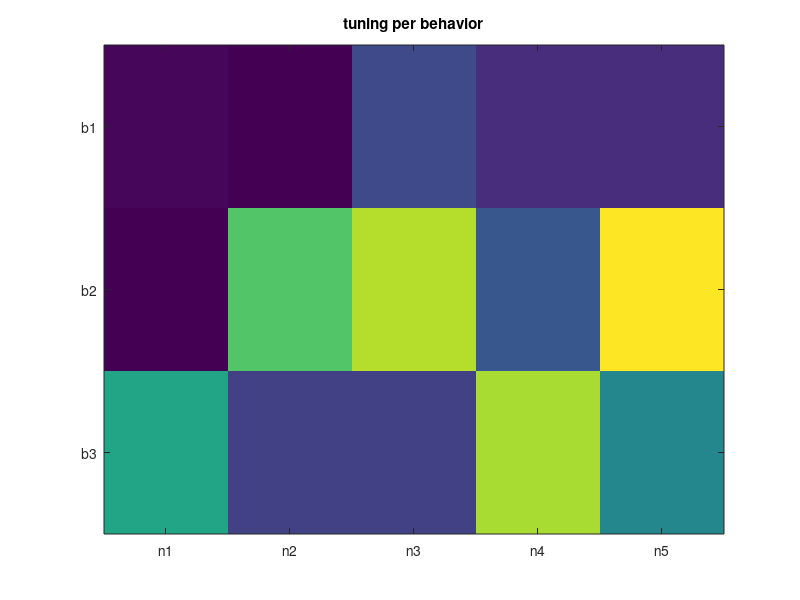

Reproduce this figure in MATLAB.
%% Example code for how to fit MLE models to poission neuron data

%Running Notes: Will probably put this into SimNeuronChecks later, but
%separate for now for development.  Also this is just slapped together,
%will come back for more interesting simulations later on.

%% Set duration and other important parameters
%2022-03-02 NOTE: don't use all this yet
    %Timing parameters

    t_res = .001; % Start with milisecond resolution

    T = 300; %Start with just 5 minutes of recording

    t = 0:t_res:T;

    num_samples = length(t);


    %Behavior simulation parameters

    n_behaviors = 3;

    boi = 1:n_behaviors;

    unidis = 1; %For now simulate as if each behavior occurs with equal frequency to avoid having to subsample

    %Neuronal simulation parameters

    n_neurons = 5;

    as_process = 1; %Toggle whether to just simulate poisson neurons with a single lambda
    %Or to stimulate a poission process where lambdas are drawn for each frame
    %(think GLM).  Process will take longer to simulate I think

    fullrand = 0; %Toggle whether have neurons that are tuned to different catagories or not.

    %Binning parameters

    %100ms, 500ms, 1s, 2s, 5s

    binning = [.1 .5 1 2 5]*1/t_res; %convert time to indices
    
    %% A quite crap simulations
    %This doesn't work to illustrate the point I want yet...
    %Need to change how tuning is implemented.
    
    %Very basic situation, each behavior last 1/3 of session
    behav_vec = [ones(T/n_behaviors,1); ones(T/n_behaviors,1)*2; ones(T/n_behaviors,1)*3];
    
    spikes = nan(length(behav_vec),n_neurons);
    
    chunk = T/n_behaviors; %just for convenience for simulations
    
    gt_tuning = zeros(n_behaviors,n_neurons); %ground truth tuning
    
    fr_base = 10;
    tuning_bump = 5; %spike count bump to lambda (additive)
    
    for n = 1:n_neurons
        
        gt_tuning(randi(3),n) = 1; %Randomly tune neuron to one behavior
        
        for b = 1:n_behaviors
            
            lambda_temp = fr_base + tuning_bump*gt_tuning(b,n);
            
            gt_tuning(b,n) = lambda_temp; %save lambda value instead of 1 or 0
            
            %just being lazy otherwise this would be indexed by when
            %behavior occured
            spikes(1+chunk*(b-1):chunk*b,n) = poissrnd(gt_tuning(b,n),chunk,1);            
            
        end
        
        
    end
    
    expected_baseline = mean(gt_tuning); %expect baseline below to be average of underlying lambdas
    %lambda_hat_behavs below should be close to gt_tunning
    
    %% Actual method stuff
    %Fit Poisson
    %hat because we are getting it from the fit
    
   lambda_hat_baseline = nan(1,n_neurons); %Just doing whole session as baseline
   lambda_hb_ci = nan(2,n_neurons); %confidence interval for above
   lambda_hat_behav = nan(n_behaviors,n_neurons); %One for each behavior for each neuron
   lambda_hbeh_ci = nan(2,n_behaviors,n_neurons); %confidence interval for above
    for n = 1:n_neurons
        
        [lambda_hat_baseline(1,n), lambda_hb_ci(:,n)] = poissfit(spikes(:,n));
        
        for b = 1:n_behaviors
        [lambda_hat_behav(b,n), lambda_hbeh_ci(:,b,n)] = poissfit(spikes(1+chunk*(b-1):chunk*b,n));
        end
    
    end
    
    
  %Manual wald test (pulled from my previous work)
    
  %Review logic behind (i.e. my manuscript) this but go from 95% ci to se using below
  lambda_hb_se = diff(lambda_hb_ci)/2/1.96;
  lambda_hbeh_se = diff(lambda_hbeh_ci)/2/1.96; %Get width of confidence interval, scale back to se
  
  %Wiki https://en.wikipedia.org/wiki/Wald_test for formula until I explain
  %via manuscript.  sqW is wald statistic on asym z
  
  sqW = nan(size(lambda_hat_behav));
  
 %This almost certainly doesn't need to be for loops but I am a bit tired
 %to make something cute with the matrix math
 
 for n = 1:n_neurons
     for b = 1:n_behaviors
         
         sqW(b,n) = (lambda_hat_behav(b,n) - lambda_hat_baseline(1,n))./sqrt(lambda_hbeh_se(1,b,n).^2 + lambda_hb_se(1,n).^2);
         
     end
         
 end
  
  %Wald stat follows Z distribtution - need to check again the validity of
  %abs...remember that is in the text somewhere
  
  p_values = 1 - normcdf(abs(sqW),0,1);
  
  cutoff = 0.001; %set as desired
  

  gt_tuning
  lambda_hat_behav
  
  expected_baseline
  lambda_hat_baseline
 
  
  h = p_values < cutoff %return behaviors that are signficantly different from baseline
  
  figure
  imagesc(abs(sqW))
  %set(gca,'YDir','normal')
  xticks([1:n_neurons])
  xticklabels({'n1','n2','n3','n4','n5'})
  yticks([1:n_behaviors])
  yticklabels({'b1', 'b2', 'b3'})
  title('tuning per behavior')
    